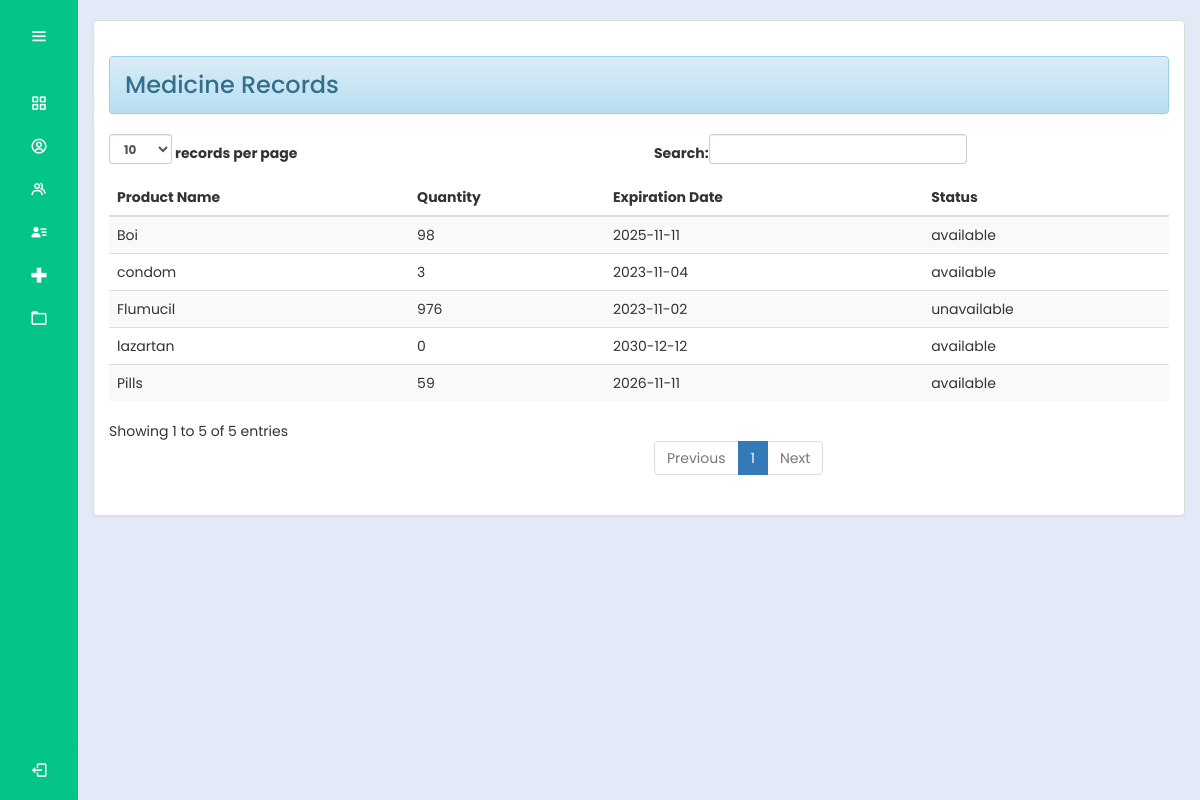
/admin/medicinerecords.php (signed in), run on an earlier commit of the app's database.
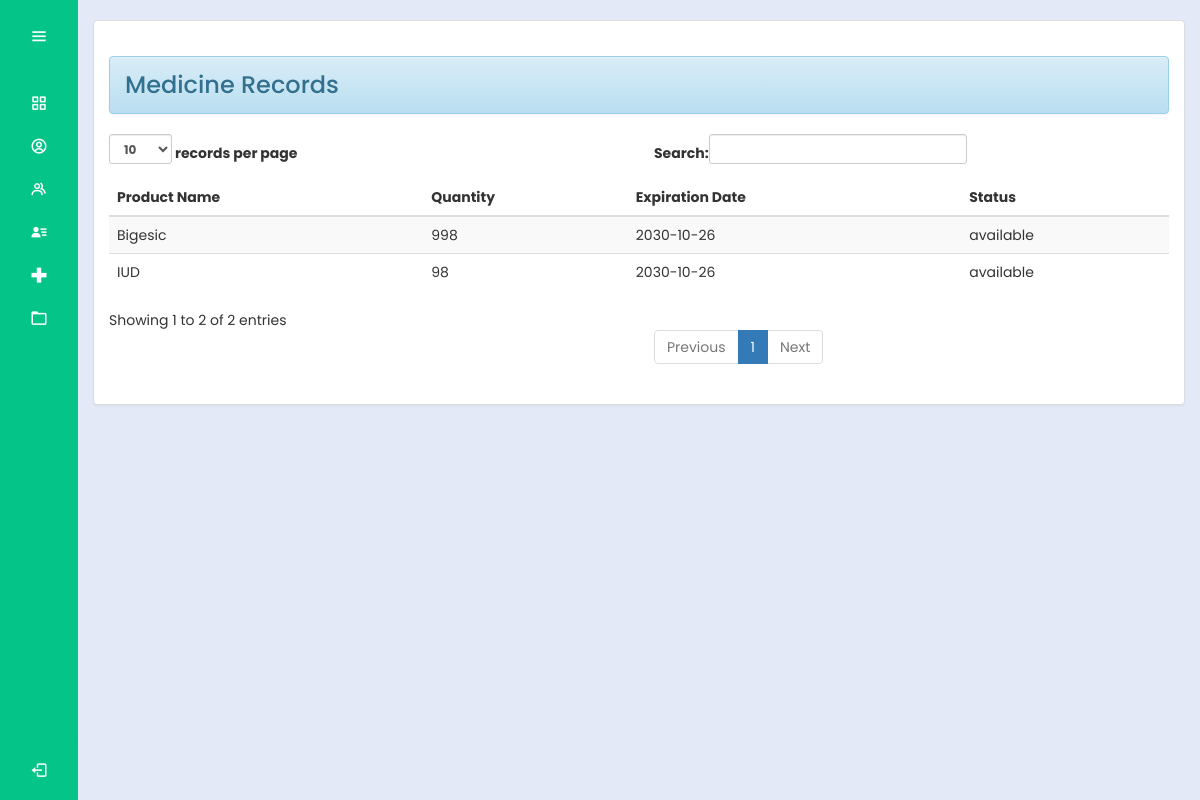
And on a later commit of the database.
### tables this page shows
CREATE TABLE `medicines` (
  `productId` int(30) NOT NULL,
  `productName` varchar(100) NOT NULL,
  `sponsor` varchar(100) NOT NULL,
  `unit` varchar(100) NOT NULL,
  `batch` varchar(100) NOT NULL,
  `quantity1` int(10) NOT NULL,
  `total` int(10) NOT NULL,
  `expDate` date NOT NULL,
  `status` varchar(100) NOT NULL
);

### admin/medicinerecords.php (the view, shortened to what this page needs)
<?php
@include "../connection/connect.php";
if(isset($_SESSION['user_data'])){
?>
<!DOCTYPE html>
<html lang="en">
<head>
  <link rel="stylesheet" href="../cssmainmenu/style.css">
  <link href='https://unpkg.com/boxicons@2.1.4/css/boxicons.min.css' rel='stylesheet'>
  <link rel = "stylesheet" type = "text/css" href = "../css/bootstrap.css " />
	<link rel = "stylesheet" type = "text/css" href = "../css/style.css" />
<link rel="stylesheet" href="https://maxcdn.bootstrapcdn.com/bootstrap/3.3.5/css/bootstrap-theme.min.css">
</head>
<body>
<?php try {
    include_once('side_menu.php');
} catch (Exception $e) {
    echo "Error: " . $e->getMessage();
}
 ?>
  <section class="home-section">
  <br>
  <div class="container-fluid">
		<div class="panel panel-default">
			<div class="panel-body">
     <h3> <div class = "alert alert-info">Medicine Records</div></h3>
				<table id="table" class = "table table-striped table-hover">
					<thead>
						<tr>
							<th>Product Name</th>
							<th>Quantity</th>
							<th>Expiration Date</th>
							<th>Status</th>
						</tr>
					</thead>
					<tbody>
						<?php
							$query = $mysqli->query("SELECT * FROM `medicines`") or die(mysqli_error());
							while ($fetch = $query->fetch_array()) {
							?>
								<tr>
									<td><?php echo $fetch['productName'] ?></td>
									<td><?php echo $fetch['total'] ?></td>
									<td><?php echo $fetch['expDate'] ?></td>
                  <td><?php echo $fetch['status'] ?></td>
						<?php
							}
						?>
					</tbody>
				</table>
			</div>
		</div>
	</div>
  </section>
</body>
</html>
<?php
}
else{
	header("Location:.././index.php?error=UnAuthorized Access");
}

### admin/side_menu.php (shortened to what this page needs)
<div class="sidebar">
   <div class="logo_details">
     <i class="bx bx-menu" id="btn"></i>
   </div>
   <ul class="nav-list">
     <li>
       <a href="Dashboard.php">
         <i class="bx bx-grid-alt"></i>
       </a>
     </li>
     <li>
        <a href="settings.php?id=<?php echo $_SESSION['user_data']['id']; ?>">
         <i class="bx bx-user-circle"></i>
       </a>
     </li>
     <li>
         <a href="account.php">
           <i class="bx bx-group"></i>
         </a>
       </li>
      <li>
         <a href="RegisteredUserAdmin.php">
           <i class="bx bxs-user-detail"></i>
         </a>
     </li>
     <li>
       <a href="medicinerecords.php">
         <i class="bx bx-plus-medical"></i>
       </a>
     </li>
     <li>
       <a href="records.php">
         <i class="bx bx-folder"></i>
       </a>
     </li>
     <li class="profile">
         <div class="profile_details">
         <div class="profile_content">
         <div class="name"><?php echo $_SESSION['user_data']['fname']; ?></div>
       </div>
         </div>
         <a href="../logout.php" id="log_out">
         <i class="bx bx-log-out" style="display: block; margin: 0 auto;"></i>
     </a>
     </li>
   </ul>
 </div>

### cssmainmenu/style.css (style rules this page uses)
:root { --color-default: #04c487; --color-second:#04c487; --color-white:#fff; --color-body:#e4e9f7; --color-light:#e0e0e0; }
* { padding: 0%; margin: 0%; box-sizing: border-box; font-family: 'Poppins', sans-serif; }
body { min-height: 100vh; }
.sidebar { min-height: 100vh; width: 78px; padding: 6px 14px; z-index: 99; background-color: var(--color-default); transition: all .5s ease; position: fixed; top:0; left: 0; }
.sidebar .logo_details { height: 60px; display: flex; align-items: center; position: relative; }
.sidebar .logo_details #btn { position: absolute; top:50%; right: 0; transform: translateY(-50%); font-size: 20px; text-align: center; cursor: pointer; transition: all .5s ease; }
.sidebar i { color:var(--color-white); height: 60px; line-height: 60px; min-width: 50px; font-size: 25px; text-align: center; }
.sidebar .nav-list { margin-top: 20px; height: 100%; }
.sidebar li { position: relative; margin:8px 0; list-style: none; }
.sidebar li a { display: flex; height: 100%; width: 100%; align-items: center; text-decoration: none; background-color: var(--color-default); position: relative; transition: all .5s ease; z-index: 12; }
.sidebar li a::after { content: ""; position: absolute; width: 100%; height: 100%; transform: scaleX(0); background-color: var(--color-white); border-radius: 5px; transition: transform 0.3s ease-in-out; transform-origin: left; z-index: -2; }
.sidebar li i { height: 35px; line-height: 35px; font-size: 18px; border-radius: 5px; }
.sidebar li.profile { position: fixed; height: 60px; width: 78px; left: 0; bottom:-8px; padding:10px 14px; overflow: hidden; transition: all .5s ease; }
.sidebar .profile .profile_details { display: flex; align-items: center; flex-wrap: nowrap; }
.sidebar li.profile .name, .sidebar li.profile .designation { font-size: 15px; font-weight: 400; color:var(--color-white); white-space: nowrap; }
.sidebar .profile #log_out { position: absolute; top:50%; right: 0; transform: translateY(-50%); background-color: var(--color-second); width: 100%; height: 60px; line-height: 60px; border-radius: 5px; cursor: pointer; transition: all 0.5s ease; }
.home-section { position: relative; background-color: var(--color-body); min-height: 100vh; top:0; left:78px; width: calc(100% - 78px); transition: all .5s ease; z-index: 2; }

### css/style.css (style rules this page uses)
body { font-family: Arial, sans-serif; }

What changed in the data, as far as the page shows it:
removed medicines: productName "condom", total "3", expDate "2023-11-04", status "available"
removed medicines: productName "lazartan", total "0", expDate "2030-12-12", status "available"
removed medicines: productName "Flumucil", total "976", expDate "2023-11-02", status "unavailable"
removed medicines: productName "Pills", total "59", expDate "2026-11-11", status "available"
removed medicines: productName "Boi", total "98", expDate "2025-11-11", status "available"
added medicines: productName "Bigesic", total "998", expDate "2030-10-26", status "available"
added medicines: productName "IUD", total "98", expDate "2030-10-26", status "available"
Also different on the page:
text written by a page script: "records per page Search: Showing 1 to 5 of 5 entries Previous 1 Next" → "records per page Search: Showing 1 to 2 of 2 entries Previous 1 Next"
